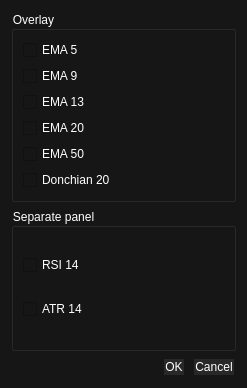
<?xml version="1.0" encoding="UTF-8"?>
<ui version="4.0">
 <class>IndicatorDialog</class>
 <widget class="QDialog" name="IndicatorDialog">
  <property name="geometry">
   <rect>
    <x>0</x>
    <y>0</y>
    <width>247</width>
    <height>388</height>
   </rect>
  </property>
  <property name="windowTitle">
   <string>Indicators</string>
  </property>
  <property name="styleSheet">
   <string notr="true">QDialog, QWidget {
    background-color: rgb(22, 22, 22);
    color: white;
}

QTabWidget::pane {
    border: 1px solid #444;
}

QTabBar::tab {
    background: rgb(30, 30, 30);
    color: white;
    padding: 6px 12px;
}

QTabBar::tab:selected {
    background: rgb(45, 45, 45);
}

QPushButton {
    background-color: rgb(40, 40, 40);
    border: 2px solid rgb(22, 22, 22);
    padding: 1px 1px;
}
</string>
  </property>
  <layout class="QVBoxLayout" name="verticalLayout">
   <item>
    <widget class="QGroupBox" name="groupBox">
     <property name="styleSheet">
      <string notr="true">background-color: rgb(22, 22, 22);

color: white;                /* цвет текста */</string>
     </property>
     <property name="title">
      <string>Overlay</string>
     </property>
     <layout class="QVBoxLayout" name="verticalLayout_3">
      <item>
       <widget class="QCheckBox" name="chkEma5">
        <property name="font">
         <font>
          <pointsize>9</pointsize>
         </font>
        </property>
        <property name="text">
         <string>EMA 5</string>
        </property>
       </widget>
      </item>
      <item>
       <widget class="QCheckBox" name="chkEma9">
        <property name="font">
         <font>
          <pointsize>9</pointsize>
         </font>
        </property>
        <property name="text">
         <string>EMA 9</string>
        </property>
       </widget>
      </item>
      <item>
       <widget class="QCheckBox" name="chkEma13">
        <property name="font">
         <font>
          <pointsize>9</pointsize>
         </font>
        </property>
        <property name="text">
         <string>EMA 13</string>
        </property>
       </widget>
      </item>
      <item>
       <widget class="QCheckBox" name="chkEma20">
        <property name="font">
         <font>
          <pointsize>9</pointsize>
         </font>
        </property>
        <property name="text">
         <string>EMA 20</string>
        </property>
       </widget>
      </item>
      <item>
       <widget class="QCheckBox" name="chkEma50">
        <property name="font">
         <font>
          <pointsize>9</pointsize>
         </font>
        </property>
        <property name="text">
         <string>EMA 50</string>
        </property>
       </widget>
      </item>
      <item>
       <widget class="QCheckBox" name="chkDonchian20">
        <property name="font">
         <font>
          <pointsize>9</pointsize>
         </font>
        </property>
        <property name="text">
         <string>Donchian 20</string>
        </property>
       </widget>
      </item>
     </layout>
    </widget>
   </item>
   <item>
    <widget class="QGroupBox" name="groupBox_2">
     <property name="title">
      <string>Separate panel</string>
     </property>
     <layout class="QVBoxLayout" name="verticalLayout_2">
      <item>
       <widget class="QCheckBox" name="chkRsi14">
        <property name="font">
         <font>
          <pointsize>9</pointsize>
         </font>
        </property>
        <property name="text">
         <string>RSI 14</string>
        </property>
       </widget>
      </item>
      <item>
       <widget class="QCheckBox" name="chkAtr14">
        <property name="font">
         <font>
          <pointsize>9</pointsize>
         </font>
        </property>
        <property name="text">
         <string>ATR 14</string>
        </property>
       </widget>
      </item>
     </layout>
    </widget>
   </item>
   <item>
    <widget class="QDialogButtonBox" name="buttonBox">
     <property name="font">
      <font>
       <pointsize>10</pointsize>
      </font>
     </property>
     <property name="standardButtons">
      <set>QDialogButtonBox::Cancel|QDialogButtonBox::Ok</set>
     </property>
    </widget>
   </item>
  </layout>
 </widget>
 <resources/>
 <connections/>
</ui>
